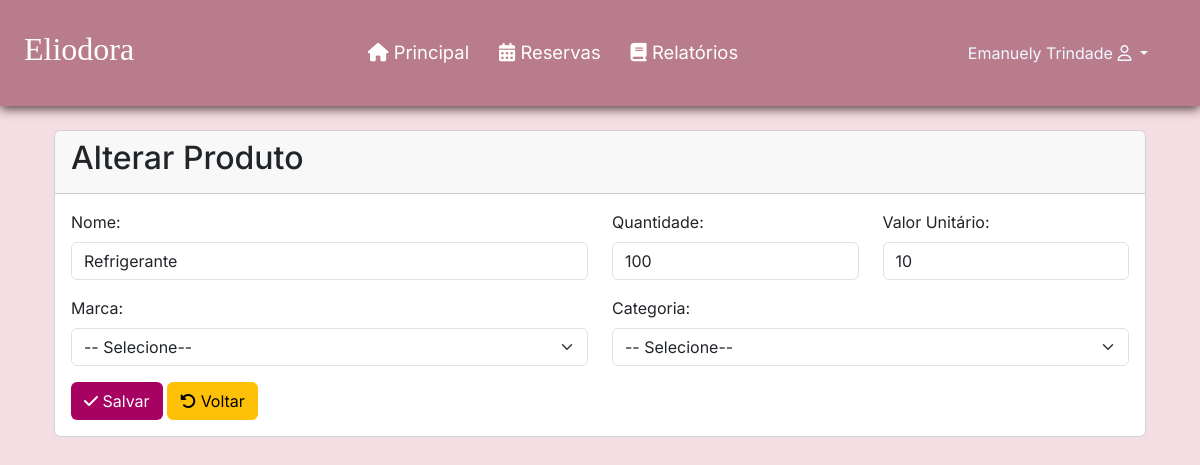
Page /alterarProduto.php?id=2 (signed in) on the committed database.
### tables this page shows
CREATE TABLE `produto` (
  `id` int(11) NOT NULL,
  `nome` varchar(100) NOT NULL,
  `quantidade` int(11) NOT NULL,
  `valorUnitario` double NOT NULL,
  `id_consumo` int(11) DEFAULT NULL,
  `id_tipo` int(11) DEFAULT NULL,
  `id_marca` int(11) DEFAULT NULL
);

### alterarProduto.php (the view, shortened to what this page needs)
<?php
$conexao = mysqli_connect('127.0.0.1', 'root', '', 'tcc');
$sql = "SELECT * from produto where id = " . $_GET['id'];
$resultado = mysqli_query($conexao, $sql);
$linha = mysqli_fetch_array($resultado);
?>
<?php require_once("cabecalho.php"); ?>
<div class="container p-4">
    <div class="card">
        <div class="card-header">
            <h2>Alterar Produto</h2>
        </div>
        <div class="card-body">
            <form method="post">
                <div class="row">
                <div class="mb-3 col-6">
                    <label for="nome" class="form-label">Nome:</label>
                    <input type="text" class="form-control" name="nome" value="<?= $linha['nome'] ?>">
                </div>
                <div class="mb-3 col">
                    <label for="quantidade" class="form-label">Quantidade:</label>
                    <input type="text" class="form-control" name="quantidade" value="<?= $linha['quantidade'] ?>">
                </div>
                <div class="mb-3 col">
                    <label for="valorUnitario" class="form-label">Valor Unitário:</label>
                    <input type="text" class="form-control" name="valorUnitario" value="<?= $linha['valorUnitario'] ?>">
                    </div>
                </div>
                <div class="row">
                <div class="mb-3 col">
                    <label for="id_marca" class="form-label">Marca:</label>
                    <select name="id_marca" id="id_marca" class="form-select">
                        <option value="">-- Selecione--</option>
                    </select>
                </div>
                <div class="mb-3 col">
                    <label for="id_tipo" class="form-label">Categoria:</label>
                    <select name="id_tipo" id="id_tipo" class="form-select">
                        <option value="">-- Selecione--</option>
                    </select>
                </div>
                </div>
                <button name="salvar" type="submit" style="background-color: #a70162; color: #fff" class="btn"><i
                        class="fa-solid fa-check"></i> Salvar</button>
                <a href="listarTipo.php" type="submit" class="btn btn-warning"><i
                        class="fa-solid fa-rotate-left"></i></i>
                    Voltar</a>
            </form>
        </div>
    </div>
</div>
</body>
</html>

### css/style.css (style rules this page uses)
* { padding: 0; margin: 0; font-family: 'Inter', sans-serif; }
body { background-color: #f4dde3; }

### rows in the picture
produto: nome "Refrigerante", quantidade "100", valorUnitario "10"

### other values in the picture
$_SESSION['nome'] "Emanuely Trindade"
